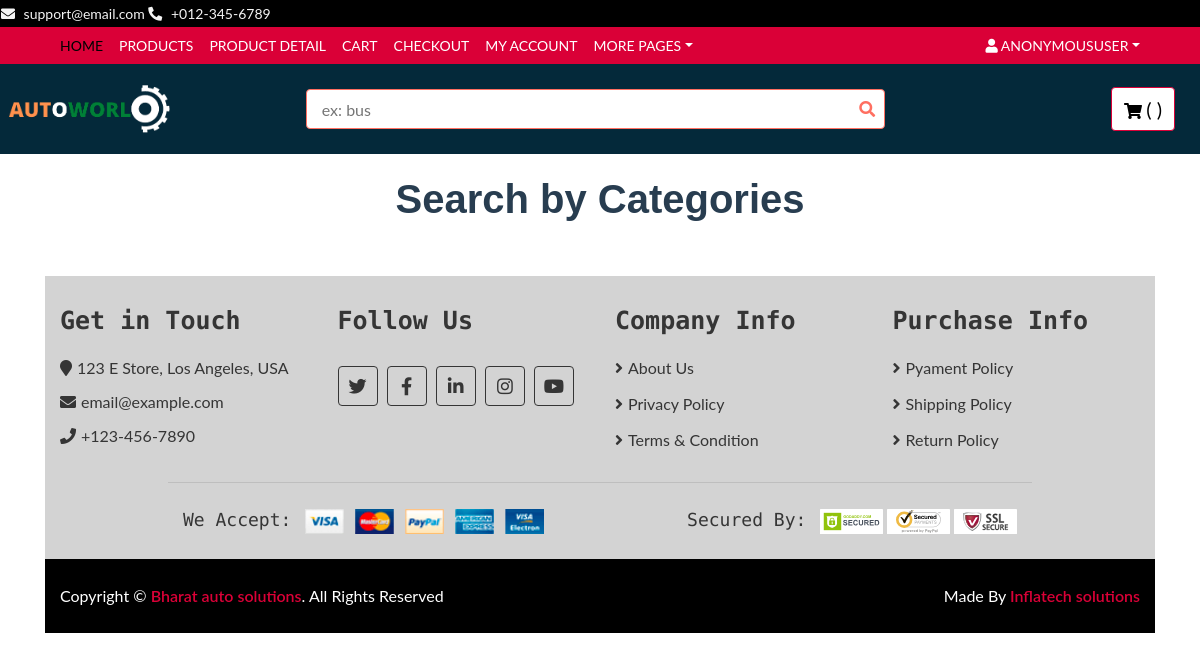
/type/, run on an earlier commit of the app's database.
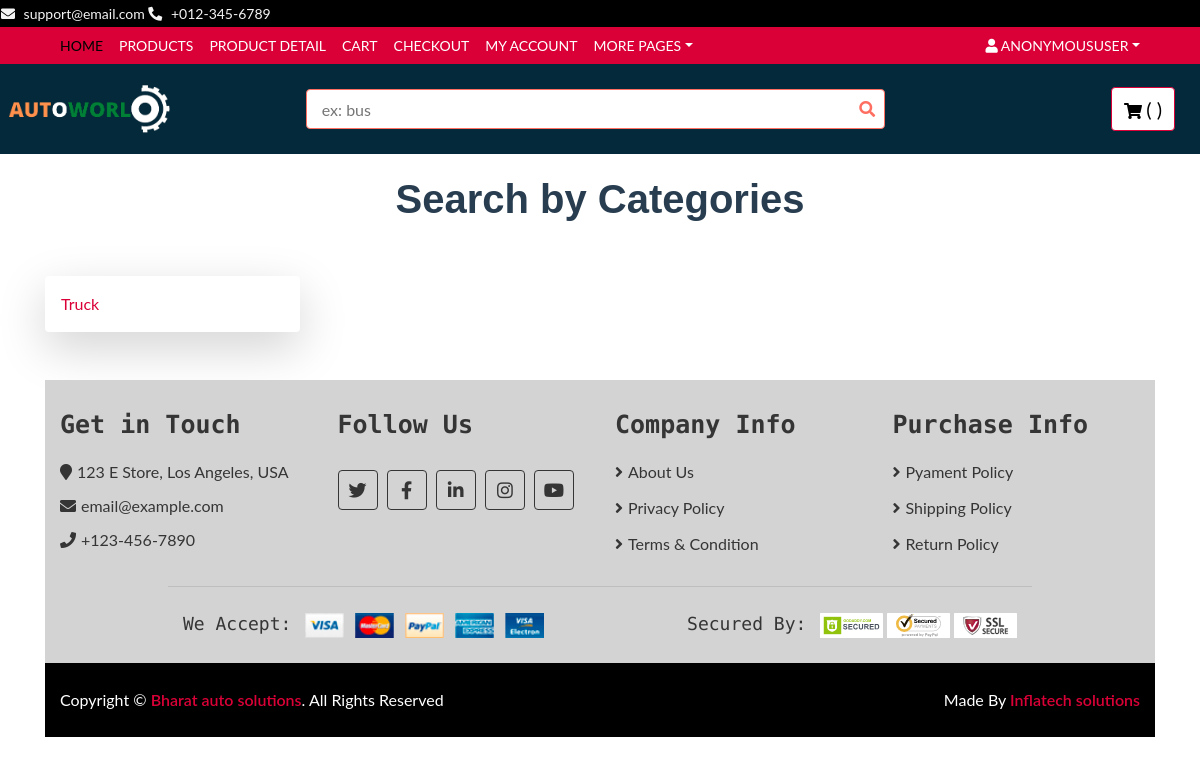
And on a later commit of the database.
### base/models.py (models this page shows, shortened)
class TypeOfVehicle(models.Model):
    type_of=models.CharField(max_length=200, unique=True, null=False)
    slug=models.SlugField(blank=True, null=True)
    def __str__(self):
        return str(self.type_of)

### base/views.py (the view)
# urls.py: path('type/', views.type, name='type'),
def type(request, slug=None,  *args, **kwargs):
    if slug is not None:
        manu=Manufacturer.objects.filter(slug=slug)
        print(manu)
        print(slug)
        print("working")
        return HttpResponse('hello world')
    vehicletype=TypeOfVehicle.objects.all()
    context={'Vtype':vehicletype}
    return render(request, 'type.html', context)

### templates/type.html
{% extends 'base.html' %}
{% block content %}
<div class="container">
    <div class="product">
        <div class="section-header">
            <h1>Search by Categories</h1>
        </div>
        <div class="row">
            {% for i in Vtype %}
            <div class="col-md-3">
                <a href="{% url 'brand' slug=i.slug  pk=i.id %}"><div class="shadow-lg p-3 mb-5 bg-white rounded">{{i}}</div></a>
            </div>
            {% endfor %}
        </div>
    </div>
    {% endblock %}

What changed in the data, as far as the page shows it:
added TypeOfVehicle: type_of "Truck"
